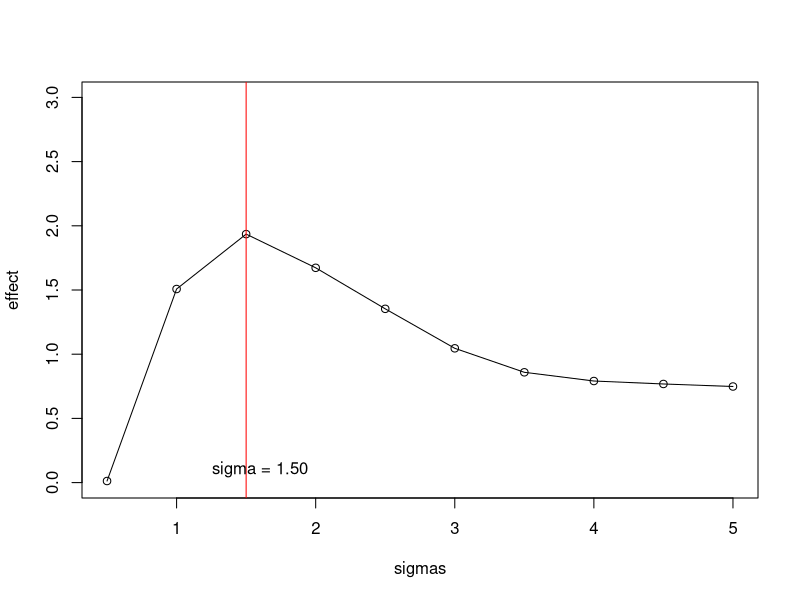

Write R code to recreate this figure. (Note: this script raises an error after producing the figure.)
## ---- chunk 1
knitr::opts_chunk$set(echo = TRUE)
## ---- chunk 2
f <- function(x){
  exp(-abs(x)^3/3)
}
l <- function(x){
  -abs(x)^3/3
}
## ---- chunk 3
fe <- function(x){
  ifelse(abs(x) >= 2/3, exp(-abs(x) +2/3 ), 1)
}
fs <- function(x){
  ifelse(abs(x)<=1, exp(-1/3*abs(x)), -1)
}
## ---- chunk 4
integrate(fe, lower=-Inf,upper=Inf)$value
## ---- chunk 5
G.inverse <- function(y){
  if((y>=0)&(y<=3/10)){
    log(10/3*y) - 2/3
  }else if((y>3/10)&(y<=7/10)){
    10/3*(y - 1/2)
  }else{2/3 - log(10/3*(1-y))}
  }
## ---- chunk 6

sSizes <- c(10000, 100000, 1000000)

for(sSize in sSizes){
  i = 0
  j = 0
  y <- c()
  while(i<=sSize){
    j = j + 1
    y_i.u <- runif(1)
    y_i <- G.inverse(y_i.u)
    ey_i <- fe(y_i)
    s_y_i <- fs(y_i)
    f_y_i <- exp(-abs(y_i)^3/3)
    criterion.u <- runif(1)
    if(criterion.u<=s_y_i/ey_i){
      y[i] <- y_i
      i = i+1
    }else if(criterion.u<=f_y_i/ey_i){
      y[i] <- y_i
      i = i+1
    }
    else{
      next
    }
  }
  estimation = sum(y^2)/sSize
  print(sprintf("After obtaining %d numbers from f(x), E[X^2] is estimated to be %.3f", sSize, estimation))
  print(sprintf("The acceptance ratio is: %.2f", sSize/j))
}

## ---- chunk 7
deci <- function(){
  y_i <- rnorm(1)
  q_y <- exp(-abs(y_i)^3/3)
  e_y <- exp(-y_i^2/2 + 1/6)
  u <- runif(1)
  if(u<=q_y/e_y){
    return(y_i)
  }else{return(NULL)}
}

SampleSize <- 100000
i = 0
y <- c()
while(i<=SampleSize){
  y_i <- deci()
  if(is.null(y_i)){
    next
    }else{
      y[i] <- y_i
      i = i+1
    }
}
mu = sum(y^2)/SampleSize
v0 <- var(y^2)/SampleSize
## ---- chunk 8
effect <- c()
sigmas <- seq(0.5,5,0.5)
for(i in 1:length(sigmas)){
  
  mus <- c()
  for(j in 1:50){
    set.seed(j)
    sigma <- sigmas[i]
    x <- rnorm(SampleSize, 0, sigma)
    wts <- exp(-abs(x)^3/3)/dnorm(x,0,sigma)
    weighted.wts <- wts/sum(wts)
    mu.is = sum(x^2*weighted.wts)
    mus[j] <- mu.is
  }
  v1 <- var(mus)
  effect[i] <- v0/v1
  }
  
plot(sigmas,effect,type="o",ylim=c(0,3))
abline(v=sigmas[which.max(effect)], col = "red")
text(sigmas[which.max(effect)] + 0.1 ,0.1,sprintf("sigma = %.2f",sigmas[which.max(effect)]))


## ---- chunk 9
expectation <- integrate(exp(-abs(x)^3/3), -Inf, Inf)
numerator <- function(x){
  x^2*exp(-abs(x)^3/3)
}
denominator <- function(x){
  integrate(exp(-abs(x)^3/3))
}


